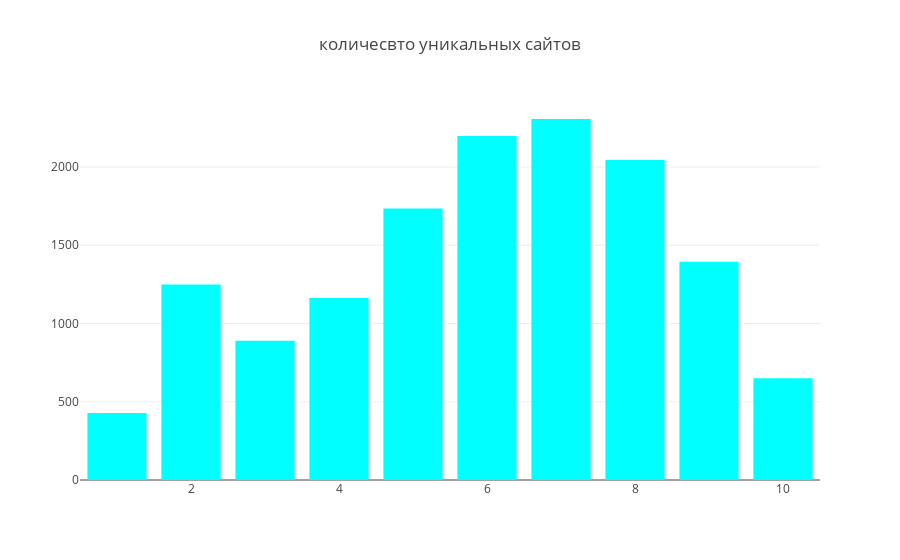

This figure's notebook cell:
### Code cell
%config InlineBackend.figure_format = 'png' 
trace0 = go.Bar(
    x=value_count.index,
    y=value_count.values,
    name='количесвто уникальных сайтов',
    marker=dict(                    
            color="aqua"
        )
)

data = [trace0]
layout = {'title': 'количесвто уникальных сайтов'}

fig = go.Figure(data=data, layout=layout)

iplot(fig, show_link=False)

### Figure 1 — Plotly figure (JSON) as saved in the notebook; plotly's stock layout.template omitted (floating-point values rounded to 4 significant figures)
{"data": [{"marker": {"color": "aqua"}, "name": "количесвто уникальных сайтов", "type": "bar", "x": [7, 6, 8, 5, 9, 2, 4, 3, 10, 1], "y": [2307, 2199, 2045, 1735, 1394, 1249, 1163, 890, 651, 428]}], "layout": {"title": "количесвто уникальных сайтов"}}
